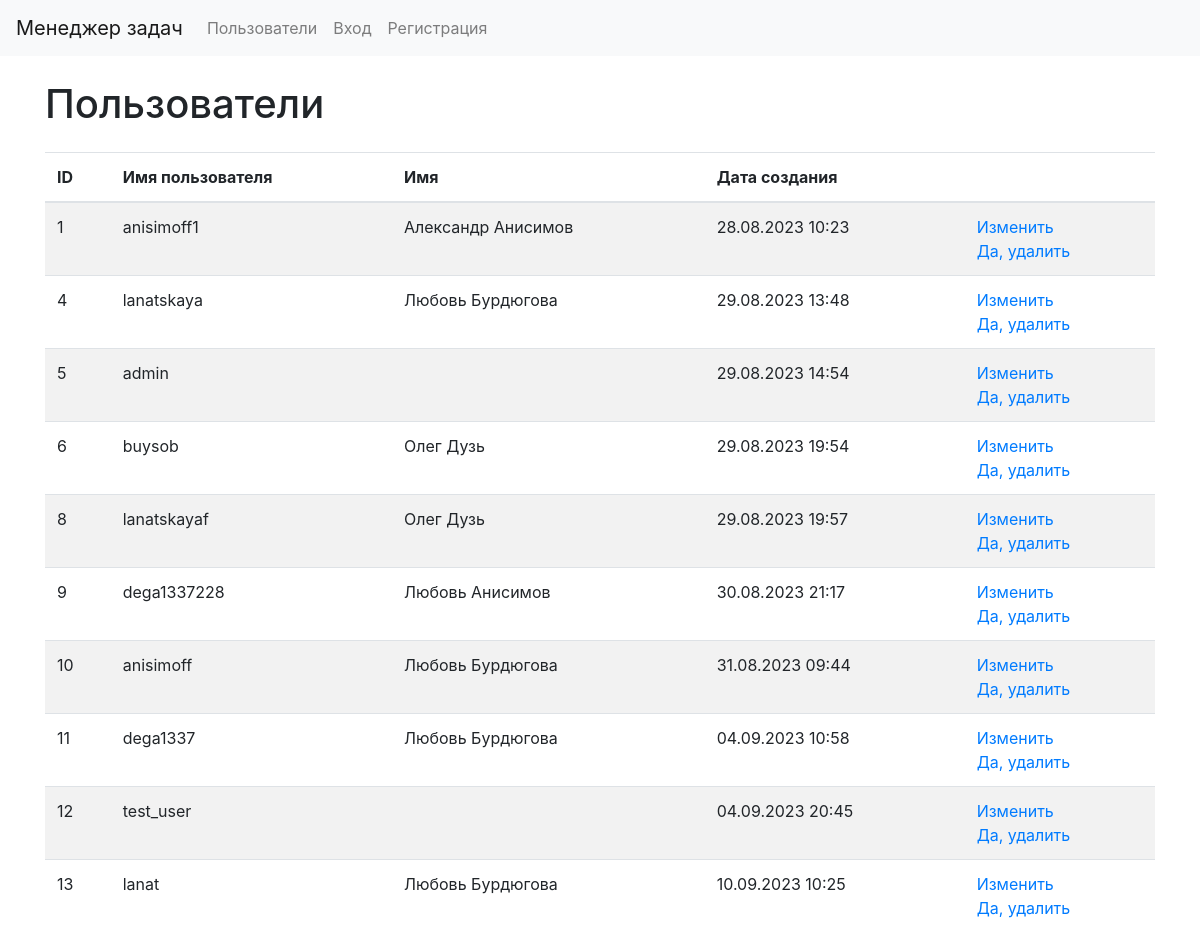
Before: /users/ with the older database file.
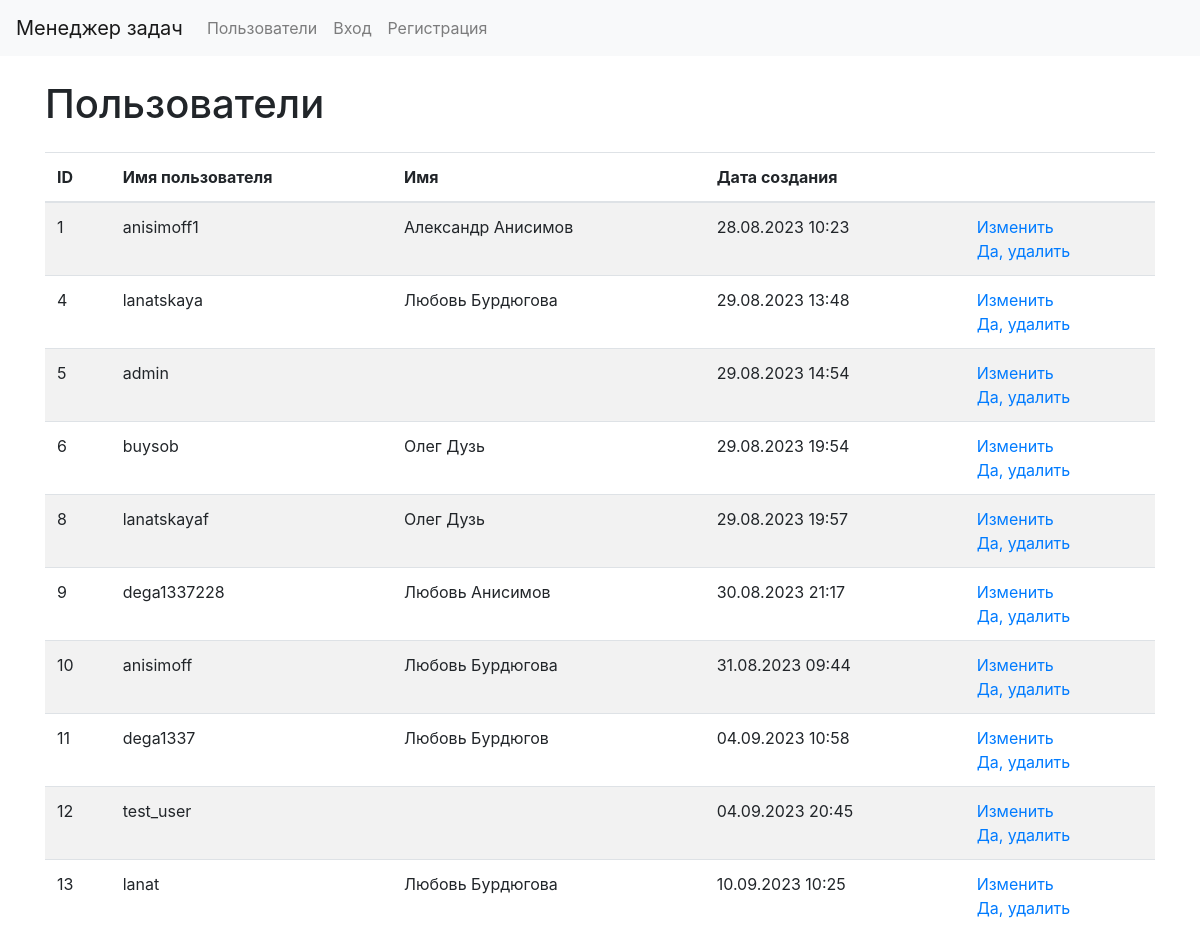
After: the same page with the newer database file.
### users/models.py (models this page shows, shortened)
class CustomUsers(AbstractUser):
    first_name = models.CharField(max_length=255, default="")
    last_name = models.CharField(max_length=255, default="")

### users/views.py (the view)
# urls.py: path('', UserList.as_view(), name="users_list"),
class UserList(DataMixin, ListView):
    model = CustomUsers
    template_name = "users/users_list.html"
    context_object_name = "users"
    def get_context_data(self, *, object_list=None, **kwargs):
        context = super().get_context_data(**kwargs)
        c_def = self.get_user_context(title=_("Users"))
        return context | c_def
    def get_queryset(self):
        return CustomUsers.objects.all()

### task_manager/utils.py (called while the page is built)
    def get_user_context(self, **kwargs):
        context = kwargs
        user_menu = menu.copy()
        if self.request.user.is_authenticated:
            user_menu.pop(4)
            user_menu.pop(4)
        if not self.request.user.is_authenticated:
            user_menu.pop(1)
            user_menu.pop(1)
            user_menu.pop(1)
            user_menu.pop(3)
        context['menu'] = user_menu
        return context

### task_manager/templates/users/users_list.html (shortened to what this page needs)
{% extends 'layout.html' %}
{% load bootstrap4 %}
{% block content %}
{% load i18n %}
<div class="container wrapper flex-grow-1">
    <h1 class="my-4">{% trans "Users" %}</h1>
    <table class="table table-striped">
        <thead>
            <tr>
                <th>ID</th>
                <th>{% trans "Username" %}</th>
                <th>{% trans "Full name" %}</th>
                <th>{% trans "Creation date" %}</th>
                <th></th>
            </tr>
        </thead>
        <tbody>
            {% for user in users %}
            <tr>
                <td> {{ user.id }} </td>
                <td> {{ user.username }} </td>
                <td> {{ user.first_name}} {{ user.last_name }} </td>
                <td> {{ user.date_joined|date:"d.m.Y H:i" }} </td>
                <td>
                    <a href="{% url "users_update" user.id %}">{% trans "Update" %}</a>
                    <br>
                    <a href="{% url "users_delete" user.id %}">{% trans "Delete" %}</a>
                </td>
            </tr>
            {% endfor %}
        </tbody>
    </table>
</div>
{% endblock %}

Changed rows visible on the page:
changed CustomUsers "dega1337": last_name "Бурдюгова" → "Бурдюгов"
